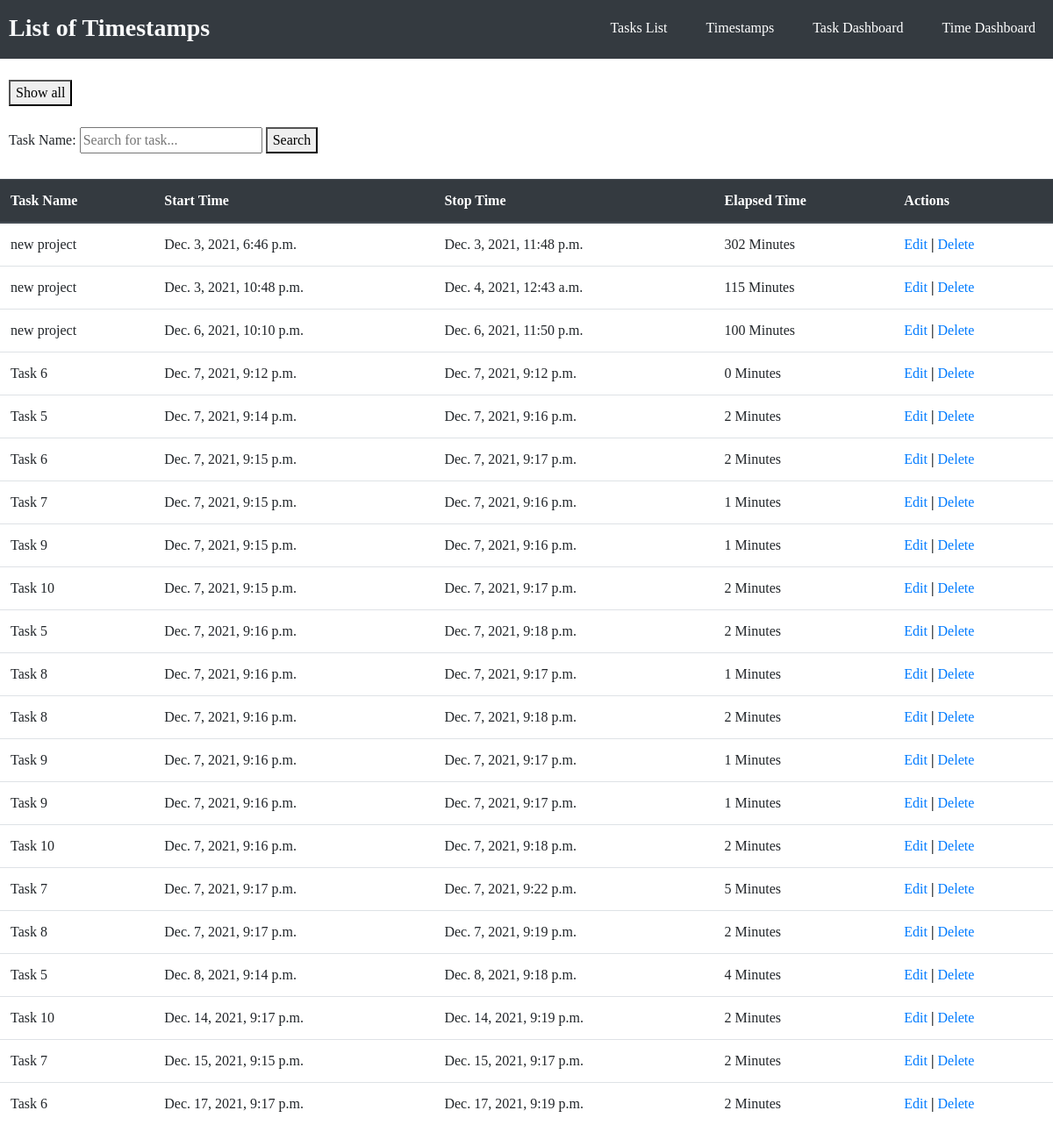
The page /show_timestamps on the database its author committed.
### tasks/models.py (models this page shows)
class Timestamp(models.Model):
    task = models.ForeignKey('Task', on_delete=models.CASCADE, null=True)
    begin_time = models.DateTimeField(blank=True, null=True)
    end_time = models.DateTimeField()
    def elapsed_time(self):
        return math.floor(((self.end_time - self.begin_time).total_seconds()/60))
    class Meta:
        db_table = "timestamps"

class Task(models.Model):
    task_name = models.CharField(max_length=100)
    task_description = models.TextField()
    timer_state = models.CharField(max_length=11, choices=TIMER_STATE, default='Start Timer') #Used to determine if the task should be tracking time to create a timestamp
    begin_time = models.DateTimeField(blank=True, null=True) #Needed to record start time of timestamps.
    project = models.CharField(max_length=100)
    status = models.CharField(max_length=11, choices=STATUSES, default='in progress')
    class Meta:
        db_table = "tasks"

### tasks/views.py (the view)
# urls.py: path('show_timestamps', views.show_timestamps),
def show_timestamps(request):
    timestamps = Timestamp.objects.all().order_by('begin_time')
    return render(request, "show_timestamps.html", {'timestamps':timestamps})

### tasks/templates/show_timestamps.html (shortened to what this page needs)
<!DOCTYPE html>
<head>
	<link rel="stylesheet" href="https://stackpath.bootstrapcdn.com/bootstrap/4.3.1/css/bootstrap.min.css">
</head>
<body>
<header>
	<div class="container_h">
		<h3 class="logo"><b>List of Timestamps</b></h3>
		<nav>
			<ul>
				<li><a href="/show_tasks">Tasks List</a></li>
				<li><a href="/show_timestamps">Timestamps</a></li>
				<li><a href="/show_task_dashboard">Task Dashboard</a></li>
				<li><a href="/show_time_dashboard">Time Dashboard</a></li>
			</ul>
		</nav>
	</div>
</header>
<br>
<form method="POST" action="/show_timestamps" style="padding-left: 10px;">
	<button type="submit" >Show all</button>
</form>
<br>
<form method="POST" action="/timestamp_search" style="padding-left: 10px;">
	<label>Task Name:</label>
		<input type="text" name="task_name" id ="id_task_name" required maxlength="100" placeholder="Search for task...">
		<button type="submit">Search</button>
</form>
<br>
<table class="table">
    <thead class="thead-dark">
    <tr>
        <th>Task Name</th>
		<th>Start Time</th>
        <th>Stop Time</th>
		<th>Elapsed Time</th>
		<th>Actions</th>
    </tr>
    </thead>
    <tbody>
{% for ts in timestamps %}
    <tr>
        <td>{{ ts.task.task_name }}</td>
        <td>{{ ts.begin_time }}</td>
		<td>{{ ts.end_time }}</td>
		<td>{{ ts.elapsed_time }} Minutes</td>
        <td>
            <a href="/edit_timestamp/{{ ts.id }}">Edit</a>
			<b> | </b>
            <a href="/delete_timestamp/{{ ts.id }}">Delete</a>
        </td>
    </tr>
{% endfor %}
    </tbody>
</table>
</body>
</html>

### tasks/templates/show_timestamps.html (style rules this page uses)
html * { font-family: Verdana !important; }
header { background: #343a40; }
header::after { content: ''; display: table; clear: both; }
.logo { float: left; padding-top: 15px; margin-left: 10px; padding-bottom: 10px; border: none; }
nav { float: right; }
nav ul { margin: 0; padding: 0; list-style: none; }
nav li { color: #ffffff; display: inline-block; margin-left: 20px; margin-right: 20px; padding-top: 20px; position: relative; }
nav a { color: #ffffff; }
nav a::before { content: ''; display: block; height: 5px; background-color: #444; position: absolute; top: 0; width: 0%; transition: all ease-in-out 250ms; }
h3 { color: #f8f9fa; }

### rows shown on the page
Timestamp: task.task_name "new project", begin_time "Dec. 3, 2021, 6:46 p.m.", end_time "Dec. 3, 2021, 11:48 p.m.", elapsed_time "302"
Timestamp: task.task_name "new project", begin_time "Dec. 3, 2021, 10:48 p.m.", end_time "Dec. 4, 2021, 12:43 a.m.", elapsed_time "115"
Timestamp: task.task_name "new project", begin_time "Dec. 6, 2021, 10:10 p.m.", end_time "Dec. 6, 2021, 11:50 p.m.", elapsed_time "100"
Timestamp: task.task_name "Task 6", begin_time "Dec. 7, 2021, 9:12 p.m.", end_time "Dec. 7, 2021, 9:12 p.m.", elapsed_time "0"
Timestamp: task.task_name "Task 5", begin_time "Dec. 7, 2021, 9:14 p.m.", end_time "Dec. 7, 2021, 9:16 p.m.", elapsed_time "2"
Timestamp: task.task_name "Task 6", begin_time "Dec. 7, 2021, 9:15 p.m.", end_time "Dec. 7, 2021, 9:17 p.m.", elapsed_time "2"
Timestamp: task.task_name "Task 7", begin_time "Dec. 7, 2021, 9:15 p.m.", end_time "Dec. 7, 2021, 9:16 p.m.", elapsed_time "1"
Timestamp: task.task_name "Task 9", begin_time "Dec. 7, 2021, 9:15 p.m.", end_time "Dec. 7, 2021, 9:16 p.m.", elapsed_time "1"
Timestamp: task.task_name "Task 10", begin_time "Dec. 7, 2021, 9:15 p.m.", end_time "Dec. 7, 2021, 9:17 p.m.", elapsed_time "2"
Timestamp: task.task_name "Task 5", begin_time "Dec. 7, 2021, 9:16 p.m.", end_time "Dec. 7, 2021, 9:18 p.m.", elapsed_time "2"
Timestamp: task.task_name "Task 8", begin_time "Dec. 7, 2021, 9:16 p.m.", end_time "Dec. 7, 2021, 9:17 p.m.", elapsed_time "1"
Timestamp: task.task_name "Task 8", begin_time "Dec. 7, 2021, 9:16 p.m.", end_time "Dec. 7, 2021, 9:18 p.m.", elapsed_time "2"
Timestamp: task.task_name "Task 9", begin_time "Dec. 7, 2021, 9:16 p.m.", end_time "Dec. 7, 2021, 9:17 p.m.", elapsed_time "1"
Timestamp: task.task_name "Task 9", begin_time "Dec. 7, 2021, 9:16 p.m.", end_time "Dec. 7, 2021, 9:17 p.m.", elapsed_time "1"
Timestamp: task.task_name "Task 10", begin_time "Dec. 7, 2021, 9:16 p.m.", end_time "Dec. 7, 2021, 9:18 p.m.", elapsed_time "2"
Timestamp: task.task_name "Task 7", begin_time "Dec. 7, 2021, 9:17 p.m.", end_time "Dec. 7, 2021, 9:22 p.m.", elapsed_time "5"
Timestamp: task.task_name "Task 8", begin_time "Dec. 7, 2021, 9:17 p.m.", end_time "Dec. 7, 2021, 9:19 p.m.", elapsed_time "2"
Timestamp: task.task_name "Task 5", begin_time "Dec. 8, 2021, 9:14 p.m.", end_time "Dec. 8, 2021, 9:18 p.m.", elapsed_time "4"
Timestamp: task.task_name "Task 10", begin_time "Dec. 14, 2021, 9:17 p.m.", end_time "Dec. 14, 2021, 9:19 p.m.", elapsed_time "2"
Timestamp: task.task_name "Task 7", begin_time "Dec. 15, 2021, 9:15 p.m.", end_time "Dec. 15, 2021, 9:17 p.m.", elapsed_time "2"
Timestamp: task.task_name "Task 6", begin_time "Dec. 17, 2021, 9:17 p.m.", end_time "Dec. 17, 2021, 9:19 p.m.", elapsed_time "2"
